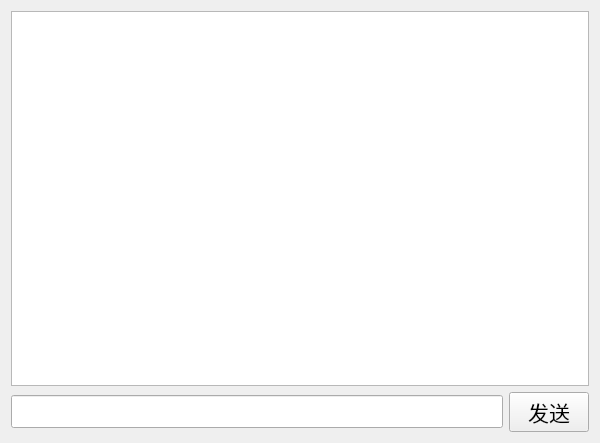
<?xml version="1.0" encoding="UTF-8"?>
<ui version="4.0">
 <class>PrivateChat</class>
 <widget class="QWidget" name="PrivateChat">
  <property name="geometry">
   <rect>
    <x>0</x>
    <y>0</y>
    <width>600</width>
    <height>443</height>
   </rect>
  </property>
  <property name="windowTitle">
   <string>Form</string>
  </property>
  <layout class="QHBoxLayout" name="horizontalLayout_2">
   <item>
    <layout class="QVBoxLayout" name="verticalLayout">
     <item>
      <widget class="QTextEdit" name="showMsg_te">
       <property name="font">
        <font>
         <pointsize>10</pointsize>
        </font>
       </property>
      </widget>
     </item>
     <item>
      <layout class="QHBoxLayout" name="horizontalLayout">
       <item>
        <widget class="QLineEdit" name="inputMsg_le">
         <property name="font">
          <font>
           <pointsize>16</pointsize>
          </font>
         </property>
        </widget>
       </item>
       <item>
        <widget class="QPushButton" name="sendMsg_pb">
         <property name="font">
          <font>
           <pointsize>16</pointsize>
          </font>
         </property>
         <property name="text">
          <string>发送</string>
         </property>
        </widget>
       </item>
      </layout>
     </item>
    </layout>
   </item>
  </layout>
 </widget>
 <resources/>
 <connections/>
</ui>
